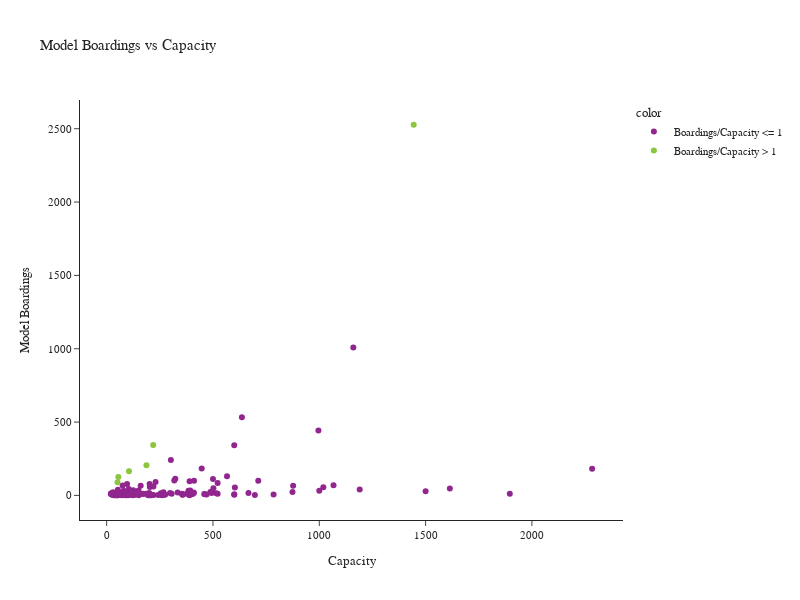

Notebook cell for this chart:
### Code cell
df['color'] = np.where(df['Boardings/Capacity'] > 1, 'Boardings/Capacity > 1', 'Boardings/Capacity <= 1')

fig = px.scatter(df, y='Model Boardings', x='Capacity', title='Model Boardings vs Capacity',
                 hover_data={'name': True, 'Model Boardings': True, 'Capacity': True, 'Boardings/Capacity': ':.2f'},
                 color='color')
fig.update_layout(height=600, width=800)
fig.show()

### Figure 1 — Plotly figure (JSON) as saved in the notebook; plotly's stock layout.template omitted (floating-point values rounded to 4 significant figures; data arrays with more than 128 entries replaced by an {"elided": "..."} marker saying what was removed)
{"data": [{"customdata": {"elided": "135x2 mixed values"}, "hovertemplate": "color=Boardings/Capacity <= 1<br>Capacity=%{x}<br>Model Boardings=%{y}<br>name=%{customdata[0]}<br>Boardings/Capacity=%{customdata[1]:.2f}<extra></extra>", "legendgroup": "Boardings/Capacity <= 1", "marker": {"color": "#91268F", "symbol": "circle"}, "mode": "markers", "name": "Boardings/Capacity <= 1", "orientation": "v", "showlegend": true, "type": "scatter", "x": {"elided": "135 int values"}, "xaxis": "x", "y": {"elided": "135 int values"}, "yaxis": "y"}, {"customdata": [["Evergreen Point P&R", 1.745], ["Spokane Street P&R", 2.273], ["Northgate TC", 1.75], ["Port Orchard Armory", 1.571], ["Bainbridge Island Ferry", 1.096], ["Puyallup Fair's Red Lot", 1.571]], "hovertemplate": "color=Boardings/Capacity > 1<br>Capacity=%{x}<br>Model Boardings=%{y}<br>name=%{customdata[0]}<br>Boardings/Capacity=%{customdata[1]:.2f}<extra></extra>", "legendgroup": "Boardings/Capacity > 1", "marker": {"color": "#8CC63E", "symbol": "circle"}, "mode": "markers", "name": "Boardings/Capacity > 1", "orientation": "v", "showlegend": true, "type": "scatter", "x": [51, 55, 1444, 105, 187, 219], "xaxis": "x", "y": [89, 125, 2527, 165, 205, 344], "yaxis": "y"}], "layout": {"height": 600, "legend": {"title": {"text": "color"}, "tracegroupgap": 0}, "title": {"text": "Model Boardings vs Capacity"}, "width": 800, "xaxis": {"anchor": "y", "domain": [0, 1], "title": {"text": "Capacity"}}, "yaxis": {"anchor": "x", "domain": [0, 1], "title": {"text": "Model Boardings"}}}}
